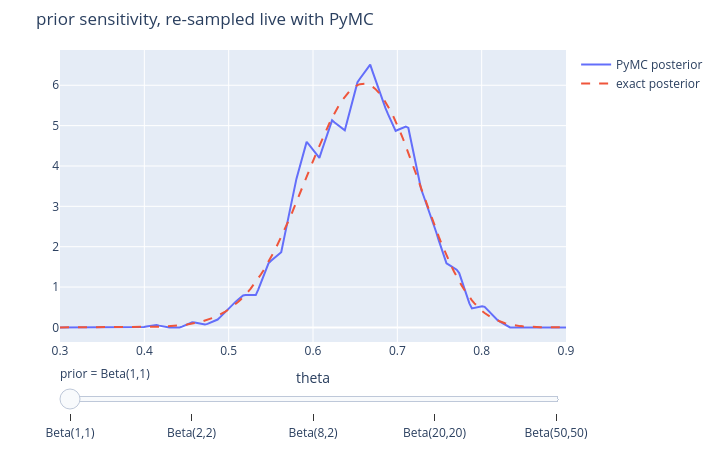

Notebook code for this chart:
### Markdown cell above
### 事前感度を PyMC で総当たりする(スライダー)

numba バックエンドではサンプリングが一瞬なので、
事前分布を変えながら何度も再サンプリングする「感度分析」が気軽にできます。
各フレームで PyMC の事後(実線)と閉形式(破線)が重なることも同時に確認できます。

### Code cell
# Prior sensitivity sweep, each frame re-sampled with PyMC (instant with numba).
from bayes_textbook import visualization as viz

if PYMC_OK:
    theta_grid = np.linspace(0.3, 0.9, 200)
    frames = []
    for a, b in [(1, 1), (2, 2), (8, 2), (20, 20), (50, 50)]:
        with pm.Model():
            th = pm.Beta("theta", a, b)
            pm.Binomial("x", n=50, p=th, observed=33)
            id_ = pm.sample(**SAMPLE_KW)
        smp = id_.posterior["theta"].values.ravel()
        hist, edges = np.histogram(smp, bins=40, range=(0.3, 0.9), density=True)
        centers = 0.5 * (edges[:-1] + edges[1:])
        exact_pdf = BetaBinomial(a, b).update(33, 17).dist.pdf(theta_grid)
        frames.append((f"Beta({a},{b})",
                       [("PyMC posterior", np.interp(theta_grid, centers, hist), None),
                        ("exact posterior", exact_pdf, "dash")]))
    fig = viz.plotly_curve_slider(theta_grid, frames, slider_name="prior",
                                  title="prior sensitivity, re-sampled live with PyMC")
    fig.update_xaxes(title="theta")
    fig.show()
else:
    print("[skipped: PyMC not available]")

### Figure 1 — Plotly figure (JSON) as saved in the notebook; plotly's stock layout.template omitted (floating-point values rounded to 4 significant figures; data arrays with more than 128 entries replaced by an {"elided": "..."} marker saying what was removed)
{"data": [{"mode": "lines", "name": "PyMC posterior", "type": "scatter", "x": {"elided": "200 float values"}, "y": {"elided": "200 float values"}}, {"line": {"dash": "dash"}, "mode": "lines", "name": "exact posterior", "type": "scatter", "x": {"elided": "200 float values"}, "y": {"elided": "200 float values"}}], "layout": {"height": 450, "margin": {"b": 30, "l": 60, "r": 20, "t": 50}, "sliders": [{"currentvalue": {"prefix": "prior = "}, "steps": [{"args": [["Beta(1,1)"], {"frame": {"duration": 0, "redraw": true}, "mode": "immediate"}], "label": "Beta(1,1)", "method": "animate"}, {"args": [["Beta(2,2)"], {"frame": {"duration": 0, "redraw": true}, "mode": "immediate"}], "label": "Beta(2,2)", "method": "animate"}, {"args": [["Beta(8,2)"], {"frame": {"duration": 0, "redraw": true}, "mode": "immediate"}], "label": "Beta(8,2)", "method": "animate"}, {"args": [["Beta(20,20)"], {"frame": {"duration": 0, "redraw": true}, "mode": "immediate"}], "label": "Beta(20,20)", "method": "animate"}, {"args": [["Beta(50,50)"], {"frame": {"duration": 0, "redraw": true}, "mode": "immediate"}], "label": "Beta(50,50)", "method": "animate"}]}], "title": {"text": "prior sensitivity, re-sampled live with PyMC"}, "width": 720, "xaxis": {"title": {"text": "theta"}}}}
